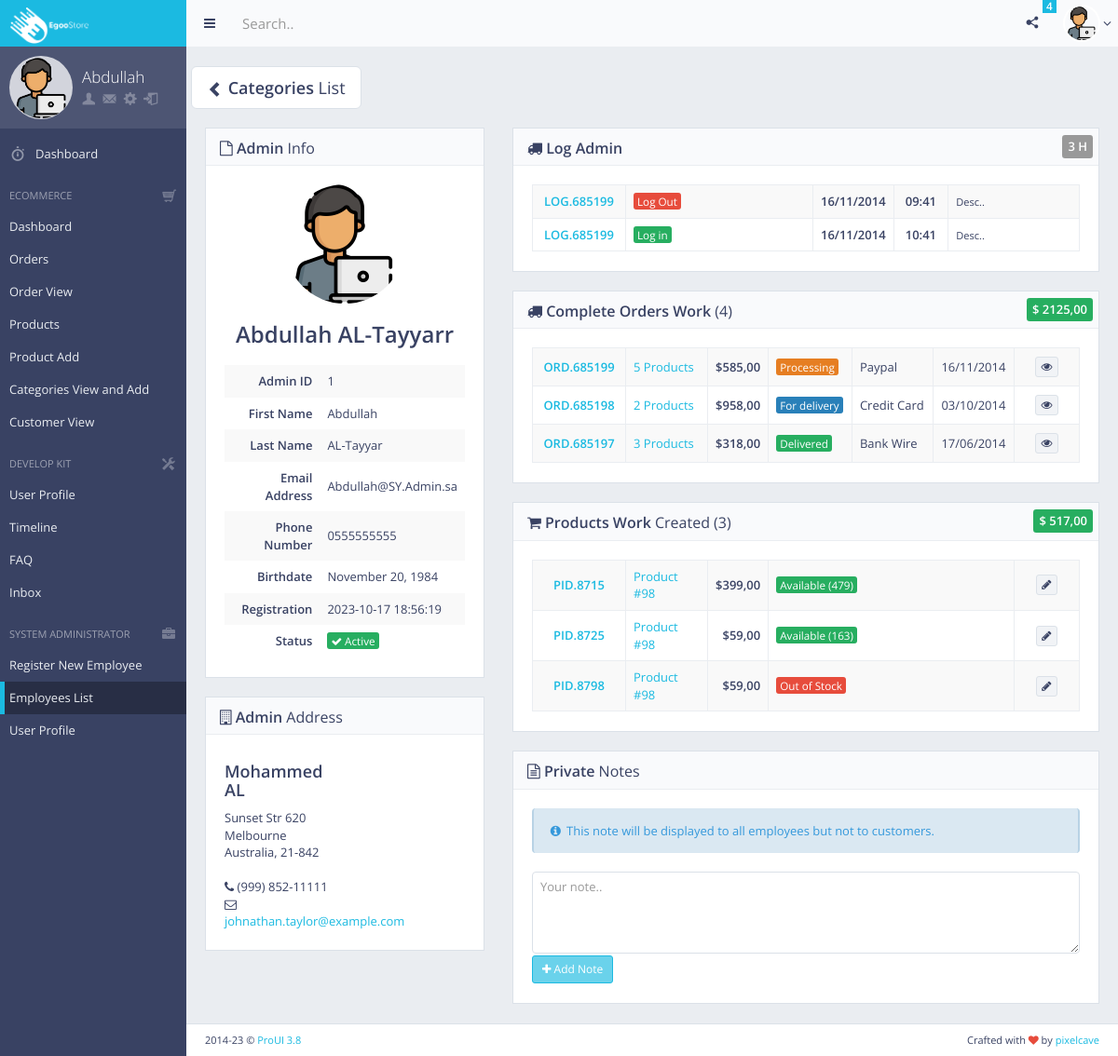
The page /Admin/page_ecom_Admin_single_view.php?id=1 (signed in) on the database its author committed.
### tables this page shows
CREATE TABLE IF NOT EXISTS `admin_list` (
  `Admin_ID` int NOT NULL AUTO_INCREMENT,
  `Admin_Email` varchar(255) NOT NULL,
  `Admin_Phone` varchar(255) NOT NULL,
  `Admin_FName` varchar(255) NOT NULL,
  `Admin_LName` varchar(255) NOT NULL,
  `Admin_PSW` varchar(255) NOT NULL,
  `Admin_Type` char(2) NOT NULL,
  `Verify_Token` varchar(255) DEFAULT NULL,
  `Admin_Photo` varchar(255) NOT NULL,
  `Created_at` timestamp NOT NULL,
  PRIMARY KEY (`Admin_ID`)
);

### Admin/page_ecom_Admin_single_view.php (the view, shortened to what the rows shown need)
<?php
$con = mysqli_connect(DBHOST, DBUSER, DBPWD, DBNAME);
$id = filter_input(INPUT_GET, 'id', FILTER_SANITIZE_NUMBER_INT);
$query_Admin = "SELECT * FROM `admin_list` WHERE `admin_list`.`Admin_ID` = " . $id . " LIMIT 1";
$result_Admin = mysqli_query($con, $query_Admin);
$row = mysqli_fetch_assoc($result_Admin);
?>
<?php
include('./includes/header.php');
?>
<body>
    <div id="page-wrapper">
        <div id="page-container" class="sidebar-partial sidebar-visible-lg sidebar-no-animations">
            <div id="main-container">
                <div id="page-content">
                    <div class="row">
                        <div class="col-lg-4">
                            <div class="block">
                                <div class="block-title">
                                    <h2><i class="fa fa-file-o"></i> <strong>Admin</strong> Info</h2>
                                </div>
                                <div class="block-section text-center">
                                    <a href="#">
                                        <img style="width: 128px; height: 128px"
                                            src="img/Personal_Photos/<?= (!empty($row['Admin_Photo'])) ? $row['Admin_Photo'] : 'nothing_img.png' ?>" alt="avatar"
                                            class="img-circle">
                                    </a>
                                    <h3>
                                        <strong>
                                            <?= $row['Admin_FName'] . " " . $row['Admin_LName'] ?>r
                                        </strong><br><small></small>
                                    </h3>
                                </div>
                                <table class="table table-borderless table-striped table-vcenter">
                                    <tbody>
                                        <tr>
                                            <td class="text-right" style="width: 50%;"><strong>Admin ID</strong></td>
                                            <td>
                                                <?= $row['Admin_ID'] ?>
                                            </td>
                                        </tr>
                                        <tr>
                                            <td class="text-right"><strong>First Name</strong></td>
                                            <td>
                                                <?= $row['Admin_FName'] ?>
                                            </td>
                                        </tr>
                                        <tr>
                                            <td class="text-right"><strong>Last Name</strong></td>
                                            <td>
                                                <?= $row['Admin_LName'] ?>
                                            </td>
                                        </tr>
                                        <tr>
                                            <td class="text-right"><strong>Email Address</strong></td>
                                            <td>
                                                <?= $row['Admin_Email'] ?>
                                            </td>
                                        </tr>
                                        <tr>
                                            <td class="text-right"><strong>Phone Number</strong></td>
                                            <td>
                                                <?= $row['Admin_Phone'] ?>
                                            </td>
                                        </tr>
                                        <tr>
                                            <td class="text-right"><strong>Registration</strong></td>
                                            <td>
                                                <?= $row['Created_at'] ?>
                                            </td>
                                        </tr>
                                    </tbody>
                                </table>
                            </div>
                            <div class="block">
                                <div class="block-title">
                                    <h2><i class="fa fa-building-o"></i> <strong>Admin</strong> Address </h2>
                                </div>
                            </div>
                        </div>
                        <div class="col-lg-8">
                            <div class="block">
                                <div class="block-title">
                                    <h2><i class="fa fa-truck"></i> <strong>Log Admin</strong></h2>
                                </div>
                            </div>
                            <div class="block">
                                <div class="block-title">
                                    <h2><i class="fa fa-truck"></i> <strong>Complete Orders Work</strong> (4)</h2>
                                </div>
                            </div>
                            <div class="block">
                                <div class="block-title">
                                    <h2><i class="fa fa-shopping-cart"></i> <strong>Products Work</strong> Created (3)
                                    </h2>
                                </div>
                            </div>
                            <div class="block full">
                                <div class="block-title">
                                    <h2><i class="fa fa-file-text-o"></i> <strong>Private</strong> Notes</h2>
                                </div>
                            </div>
                        </div>
                    </div>
                </div>
            </div>
        </div>
    </div>
</body>
</html>

### rows shown on the page
admin_list: Admin_Photo (picture), Admin_FName "Abdullah", Admin_LName "AL-Tayyar", Admin_ID "1", Admin_Email "Abdullah@SY.Admin.sa", Admin_Phone "0555555555", Created_at "2023-10-17 18:56:19"

### other values the page prints
$_SESSION['A_FName'] "Abdullah"
